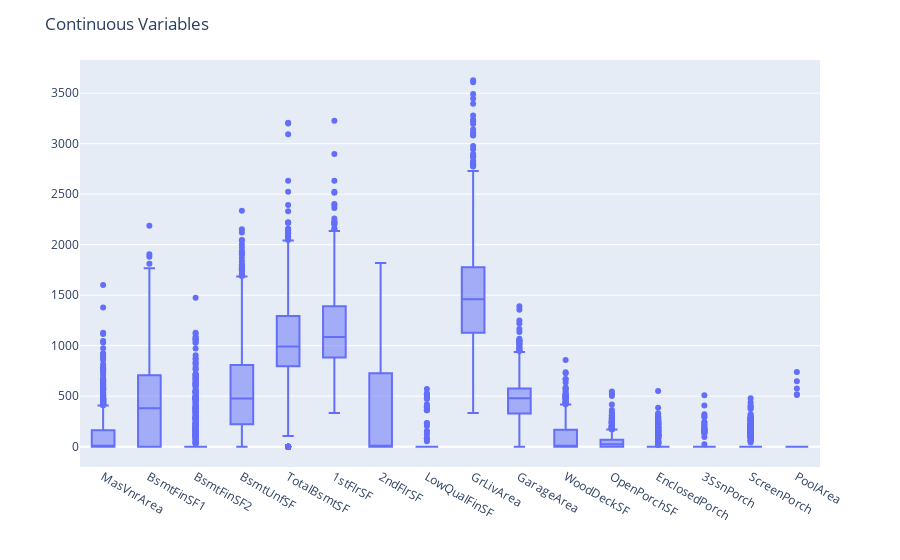

The notebook cell saved with this chart:
### Code cell
contin_plt = house[contin].drop(['LotFrontage', 'LotArea', 'MiscVal'], axis=1)
fig3 = px.box(pd.melt(contin_plt), x="variable", y="value")
fig3.update_layout(
    title='Continuous Variables',
    xaxis_title='',
    yaxis_title=''
)
# It's only worth using variables that have enough variation themselves
# GrLivArea is already an obvious first choice.  BsmtFinSF1 and TotalBsmtSF look like they add information,
# as does GarageArea
# 1stFlrSF etc. presumably are already covered by GrLivArea
# The variables to the right can either be converted to categorical (has pool / doesn't have pool)
# or ignored

### Figure 1 — Plotly figure (JSON) as saved in the notebook; plotly's stock layout.template omitted (floating-point values rounded to 4 significant figures; data arrays with more than 128 entries replaced by an {"elided": "..."} marker saying what was removed)
{"data": [{"alignmentgroup": "True", "hovertemplate": "variable=%{x}<br>value=%{y}<extra></extra>", "legendgroup": "", "marker": {"color": "#636efa"}, "name": "", "notched": false, "offsetgroup": "", "orientation": "v", "showlegend": false, "type": "box", "x": {"elided": "23296 str values"}, "x0": " ", "xaxis": "x", "y": {"elided": "23296 int values"}, "y0": " ", "yaxis": "y"}], "layout": {"boxmode": "group", "legend": {"tracegroupgap": 0}, "margin": {"t": 60}, "title": {"text": "Continuous Variables"}, "xaxis": {"anchor": "y", "domain": [0, 1], "title": {"text": ""}}, "yaxis": {"anchor": "x", "domain": [0, 1], "title": {"text": ""}}}}
